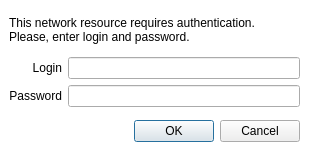
<?xml version="1.0" encoding="UTF-8"?>
<ui version="4.0">
 <class>LoginDialog</class>
 <widget class="QDialog" name="LoginDialog">
  <property name="geometry">
   <rect>
    <x>0</x>
    <y>0</y>
    <width>310</width>
    <height>153</height>
   </rect>
  </property>
  <property name="sizePolicy">
   <sizepolicy hsizetype="Preferred" vsizetype="Fixed">
    <horstretch>0</horstretch>
    <verstretch>0</verstretch>
   </sizepolicy>
  </property>
  <property name="windowTitle">
   <string>Authentication required</string>
  </property>
  <property name="windowIcon">
   <iconset resource="../resources/LIII/resources-LIII.qrc">
    <normaloff>:/icon.ico</normaloff>:/icon.ico</iconset>
  </property>
  <property name="styleSheet">
   <string notr="true">QDialog{background-color:white     }
</string>
  </property>
  <widget class="QWidget" name="">
   <property name="geometry">
    <rect>
     <x>9</x>
     <y>9</y>
     <width>291</width>
     <height>141</height>
    </rect>
   </property>
   <layout class="QVBoxLayout" name="verticalLayout">
    <item>
     <widget class="QLabel" name="label_2">
      <property name="sizePolicy">
       <sizepolicy hsizetype="Preferred" vsizetype="Fixed">
        <horstretch>0</horstretch>
        <verstretch>0</verstretch>
       </sizepolicy>
      </property>
      <property name="text">
       <string>This network resource requires authentication.
Please, enter login and password.</string>
      </property>
      <property name="wordWrap">
       <bool>true</bool>
      </property>
     </widget>
    </item>
    <item>
     <layout class="QGridLayout" name="gridLayout">
      <item row="0" column="0">
       <widget class="QLabel" name="label_3">
        <property name="sizePolicy">
         <sizepolicy hsizetype="Preferred" vsizetype="Preferred">
          <horstretch>0</horstretch>
          <verstretch>0</verstretch>
         </sizepolicy>
        </property>
        <property name="minimumSize">
         <size>
          <width>45</width>
          <height>0</height>
         </size>
        </property>
        <property name="text">
         <string>Login</string>
        </property>
        <property name="alignment">
         <set>Qt::AlignRight|Qt::AlignTrailing|Qt::AlignVCenter</set>
        </property>
       </widget>
      </item>
      <item row="0" column="1">
       <widget class="QLineEdit" name="editLogin">
        <property name="sizePolicy">
         <sizepolicy hsizetype="Expanding" vsizetype="Fixed">
          <horstretch>0</horstretch>
          <verstretch>0</verstretch>
         </sizepolicy>
        </property>
       </widget>
      </item>
      <item row="1" column="0">
       <widget class="QLabel" name="label">
        <property name="sizePolicy">
         <sizepolicy hsizetype="Preferred" vsizetype="Preferred">
          <horstretch>0</horstretch>
          <verstretch>0</verstretch>
         </sizepolicy>
        </property>
        <property name="minimumSize">
         <size>
          <width>45</width>
          <height>0</height>
         </size>
        </property>
        <property name="text">
         <string>Password</string>
        </property>
        <property name="alignment">
         <set>Qt::AlignRight|Qt::AlignTrailing|Qt::AlignVCenter</set>
        </property>
       </widget>
      </item>
      <item row="1" column="1">
       <widget class="QLineEdit" name="editPassword">
        <property name="echoMode">
         <enum>QLineEdit::Password</enum>
        </property>
       </widget>
      </item>
     </layout>
    </item>
    <item>
     <widget class="QDialogButtonBox" name="buttonBox">
      <property name="orientation">
       <enum>Qt::Horizontal</enum>
      </property>
      <property name="standardButtons">
       <set>QDialogButtonBox::Cancel|QDialogButtonBox::Ok</set>
      </property>
     </widget>
    </item>
   </layout>
  </widget>
 </widget>
 <resources>
  <include location="../resources/LIII/resources-LIII.qrc"/>
 </resources>
 <connections>
  <connection>
   <sender>buttonBox</sender>
   <signal>accepted()</signal>
   <receiver>LoginDialog</receiver>
   <slot>accept()</slot>
   <hints>
    <hint type="sourcelabel">
     <x>248</x>
     <y>254</y>
    </hint>
    <hint type="destinationlabel">
     <x>157</x>
     <y>274</y>
    </hint>
   </hints>
  </connection>
  <connection>
   <sender>buttonBox</sender>
   <signal>rejected()</signal>
   <receiver>LoginDialog</receiver>
   <slot>reject()</slot>
   <hints>
    <hint type="sourcelabel">
     <x>316</x>
     <y>260</y>
    </hint>
    <hint type="destinationlabel">
     <x>286</x>
     <y>274</y>
    </hint>
   </hints>
  </connection>
 </connections>
</ui>
